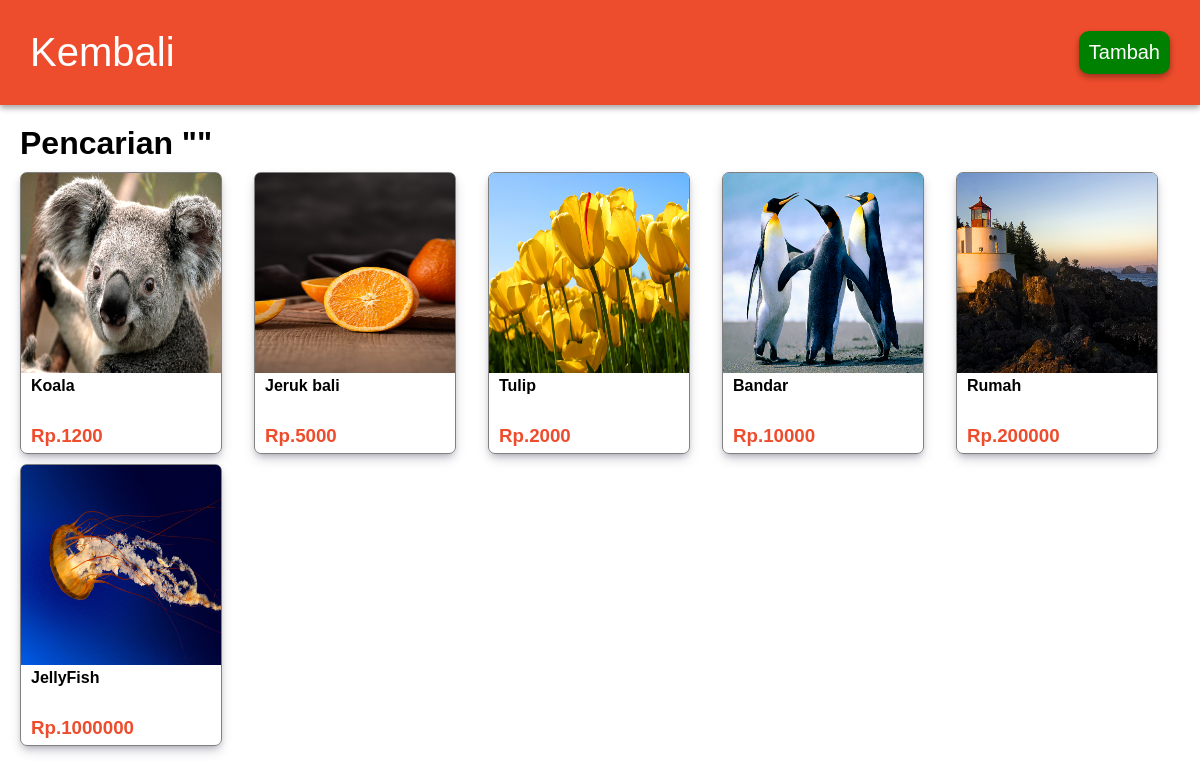
/cari.php (signed in), run on the app's committed database.
### tables this page shows
CREATE TABLE `produk` (
  `id` int(11) NOT NULL,
  `produk` varchar(50) DEFAULT NULL,
  `keterangan` varchar(200) DEFAULT NULL,
  `harga` int(11) DEFAULT NULL,
  `img` varchar(50) DEFAULT NULL,
  `id_komen` varchar(50) DEFAULT NULL,
  `kategori` varchar(50) DEFAULT NULL
);

### fungsi.php (called while the page is built, shortened)
<?php
$conn = mysqli_connect('localhost','root','','shop');
function ambil($query){
    global $conn;
    $result = mysqli_query($conn,$query);
    $rows = [];
    while($row = mysqli_fetch_assoc($result) ){
        $rows[] = $row;
    }
    return $rows;
}
function cari($data){
    $produk = "SELECT * FROM produk WHERE produk LIKE '%$data%' OR
                                       harga LIKE '%$data%' OR
                                       kategori LIKE '%$data%' ";
    return ambil($produk);
}
?>

### cari.php (the view, shortened to what this page needs)
<?php
require 'fungsi.php';
$keyword = $_GET["keyword"];
$produk = cari($keyword);
?>
<!DOCTYPE html>
<html lang="en">
<head>
    <link rel="stylesheet" href="css/kategori.css">
</head>
<body>
<div class="navbar">
        <a href="index.php"><h1>Kembali</h1></a>
        <ul>
            <?php if($_SESSION["login"] === true) : ?>
                <li class="tambah"><a href="tambah.php">Tambah</a></li>
            <?php endif ; ?>
        </ul>
    </div>
<div class="kelompok">
    <h1>Pencarian "<?= $keyword ?>"</h1>
    <ul class="produk">
            <?php foreach($produk as $produknya) : ?>
            <li>
                <div class="isi">
                    <a href="produk.php?id=<?= $produknya["id"] ?>">
                        <img src="img/<?= $produknya["img"] ?>">
                        <h4 ><?= $produknya["produk"] ?></h4>
                        <h3>Rp.<?= $produknya["harga"] ?></h3>
                    </a>
                </div>
            </li>
            <?php endforeach ; ?>
        </ul>
</div>
</body>
</html>

### css/kategori.css (style rules this page uses)
* { margin: 0; padding: 0; }
body { font-family: sans-serif; }
li { list-style: none; }
a { text-decoration: none; color: black; }
img { border-radius: 5px 5px 0 0; width: 200px; height: 200px; }
.navbar { display: flex; padding: 30px; background-color: #ee4d2d; box-shadow: rgba(0, 0, 0, 0.16) 0px 3px 6px, rgba(0, 0, 0, 0.23) 0px 3px 6px; align-items: center; justify-content: space-between; color: white; }
.navbar h1 { font-weight: 100; }
.navbar ul li.tambah { background-color: green; box-sizing: border-box; border-radius: 10px; box-shadow: rgba(0, 0, 0, 0.16) 0px 3px 6px, rgba(0, 0, 0, 0.23) 0px 3px 6px; padding: 10px; }
.navbar a { color: white; font-size: 20px; }
.kelompok { padding: 20px; }
.kelompok h1 { margin-bottom: 10px; }
.produk { display: grid; gap:10px; grid-template-columns: repeat(auto-fill,minmax(200px, 1fr)); }
.isi { border: 1px solid gray; box-shadow: rgba(50, 50, 93, 0.25) 0px 6px 12px -2px, rgba(0, 0, 0, 0.3) 0px 3px 7px -3px; border-radius: 7px; width: 200px; height: 280px; }
.isi a h4 { margin-left: 10px; color: black; }
.isi a h3 { margin-top: 30px; margin-left: 10px; color :#ee4d2d; }

### data on the page
produk: img (picture), produk "Koala", harga "1200"
produk: img (picture), produk "Jeruk bali", harga "5000"
produk: img (picture), produk "Tulip", harga "2000"
produk: img (picture), produk "Bandar", harga "10000"
produk: img (picture), produk "Rumah", harga "200000"
produk: img (picture), produk "JellyFish", harga "1000000"
